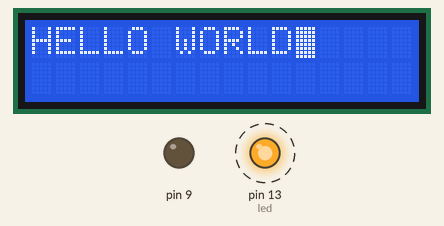
This sketch was run on a simulated Arduino Uno, built with avr-gcc and run on an emulated ATmega328P. Shown: 16×2 character LCD, output pins drawn as LEDs (lit = HIGH). Wiring (inferred from the signals the program sends): character LCD (HD44780): RS pin 8; E pin 10; data pin 0, pin 1, pin 2, pin 3, pin 4, pin 5, pin 6, pin 7. Dashed ring = blinking. Pins used as bus, display or sensor lines are not drawn.

Above: at 0.1 s.
Timing chart, 0 to 130.0 s (numbered marks = the images above):
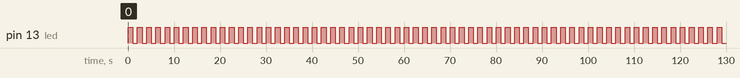

The sketch:

Hello_world.ino
```cpp
/*
 Hello World

CMD:  E  RW  RS 5V 0V   V0 Bit0-7 BL +/-
LCD:  6   5   4  2  1    3  7-14  15/16
UNO: 10   9   8 5V GND GND  0-7


 */

#include <avr/io.h>            // registers locations and some other things
#define F_CPU 16000000UL      // tells compiler the freq of your processor
#include <util/delay.h>     // software delay functions

int lcd_wr_cmd (char);
int lcd_wr_char (char);

int main(void)
{
DDRB = 0b00000111;   // set E, RW, RS and data as output;
DDRD = 0xFF;

  UCSR0B &= ~(1<<TXEN0);  //disable TX

_delay_ms(40);     // start initialization
lcd_wr_cmd(0x38);  // function set
_delay_us(80);
lcd_wr_cmd(0x0F);  // display control
_delay_us(80);
lcd_wr_cmd(0x01);  // display clear
//vclcd_wr_cmd(0x06);  // entry mode

_delay_us(2000);
// HELLO WORLD!
lcd_wr_char('H');
_delay_us(40);
lcd_wr_char('E');
_delay_us(40);
lcd_wr_char('L');
_delay_us(40);
lcd_wr_char('L');
_delay_us(40);
lcd_wr_char('O');
_delay_us(40);
lcd_wr_char(' ');
_delay_us(40);
lcd_wr_char('W');
_delay_us(40);
lcd_wr_char('O');
_delay_us(40);
lcd_wr_char('R');
_delay_us(40);
lcd_wr_char('L');
_delay_us(40);
lcd_wr_char('D');


//  LED BLINK LOOP
DDRB |= (1<<PB5);         //digital pin13/PORTB5 = output
while(1){             // infinite loop
PORTB |= (1<<PB5);     // write a 1 to B5
_delay_ms(1000);     //Wait 1 second
PORTB &= ~(1<<PB5);        //Turn led off
_delay_ms(1000);     //Wait another second
}
return 0;
}

int lcd_wr_cmd(char cmd){ //write
PORTB = 0b00000000; // 0, 0, 0
_delay_us(40);
PORTB = 0b00000100; // 1, 0, 0
PORTD = cmd;        // function set
_delay_us(40);       // tw delay
PORTB = 0b00000000; // 0, 0, 0
_delay_us(40);
return 0;
}

int lcd_wr_char(char CharOut){ //display
PORTB = 0b00000001; // 0, 0, 1
_delay_us(40);
PORTB = 0b00000101; // 1, 0, 1
_delay_us(40);
PORTD = CharOut;  // function set
_delay_us(40);       // tw delay
PORTB = 0b00000001; // 0, 0, 0
_delay_us(40);
return 0;
}
```

Measured:
- by itself, pin 13 (led): alternates HIGH for 1.0 s and LOW for 1.0 s
